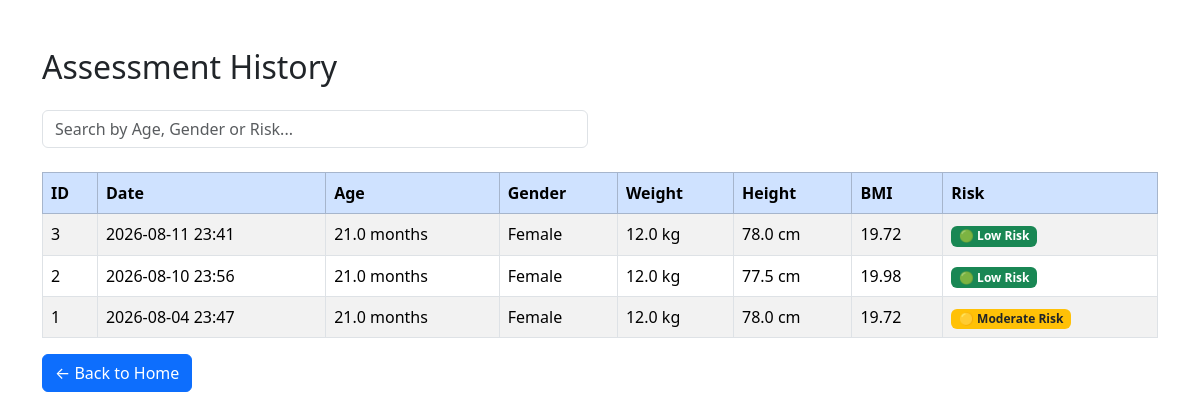
Before: /history with the older database file.
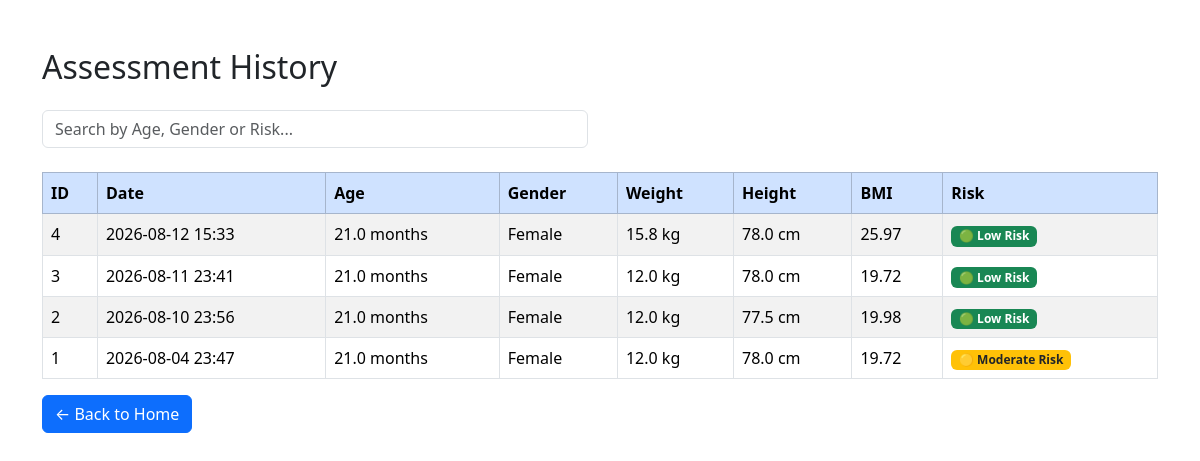
After: the same page with the newer database file.
### tables this page shows
CREATE TABLE assessments(

        id INTEGER PRIMARY KEY AUTOINCREMENT,

        created_at TEXT,

        age_months REAL,

        sex TEXT,

        weight REAL,

        height REAL,

        bmi REAL,

        overall_risk TEXT,

        underweight INTEGER,

        stunting INTEGER,

        wasting INTEGER

    );

### app/app.py (the view)
@app.route("/history")
def history():
    assessments = get_all_assessments()
    total = len(assessments)
    high = sum(1 for a in assessments if "High" in a["overall_risk"])
    moderate = sum(1 for a in assessments if "Moderate" in a["overall_risk"])
    low = sum(1 for a in assessments if "Low" in a["overall_risk"])
    avg_bmi = (
        round(sum(a["bmi"] for a in assessments) / total, 2)
        if total > 0 else 0
    )
    return render_template(
        "history.html",
        assessments=assessments,
        total=total,
        high=high,
        moderate=moderate,
        low=low,
        avg_bmi=avg_bmi
    )

### src/database/database.py (called while the page is built)
def get_connection():
    conn = sqlite3.connect(DB_PATH)
    conn.row_factory = sqlite3.Row
    return conn

def get_all_assessments():
    conn = get_connection()
    cursor = conn.execute("""

        SELECT *

        FROM assessments

        ORDER BY id DESC

    """)
    rows = cursor.fetchall()
    conn.close()
    return rows

### app/templates/history.html (shortened to what this page needs)
<!DOCTYPE html>
<html>
<head>
    <link href="https://cdn.jsdelivr.net/npm/bootstrap@5.3.3/dist/css/bootstrap.min.css" rel="stylesheet">
</head>
<body class="container mt-5">
<h2 class="mb-4">
    Assessment History
</h2>
<div class="row mb-4">
    <div class="col-md-6">
        <input
            type="text"
            id="searchInput"
            class="form-control"
            placeholder="Search by Age, Gender or Risk...">
    </div>
</div>
<table
    class="table table-striped table-bordered"
    id="historyTable">
<thead class="table-primary">
<tr>
    <th>ID</th>
    <th>Date</th>
    <th>Age</th>
    <th>Gender</th>
    <th>Weight</th>
    <th>Height</th>
    <th>BMI</th>
    <th>Risk</th>
</tr>
</thead>
<tbody>
{% for row in assessments %}
<tr>
    <td>{{ row["id"] }}</td>
    <td>{{ row["created_at"] }}</td>
    <td>{{ row["age_months"] }} months</td>
    <td>{{ row["sex"] }}</td>
    <td>{{ row["weight"] }} kg</td>
    <td>{{ row["height"] }} cm</td>
    <td>{{ row["bmi"]|round(2) }}</td>
    <td>
    {% if "High" in row["overall_risk"] %}
    <span class="badge bg-danger">{{ row["overall_risk"] }}</span>
    {% elif "Moderate" in row["overall_risk"] %}
    <span class="badge bg-warning text-dark">{{ row["overall_risk"] }}</span>
    {% else %}
    <span class="badge bg-success">{{ row["overall_risk"] }}</span>
    {% endif %}
    </td>
</tr>
{% endfor %}
</tbody>
</table>
<a href="/" class="btn btn-primary">
← Back to Home
</a>
</body>
</html>

Changed rows visible on the page:
added assessments: id "4", created_at "2026-08-12 15:33", age_months "21.0", sex "Female", weight "15.8", height "78.0", bmi "25.97", overall_risk "🟢 Low Risk"
